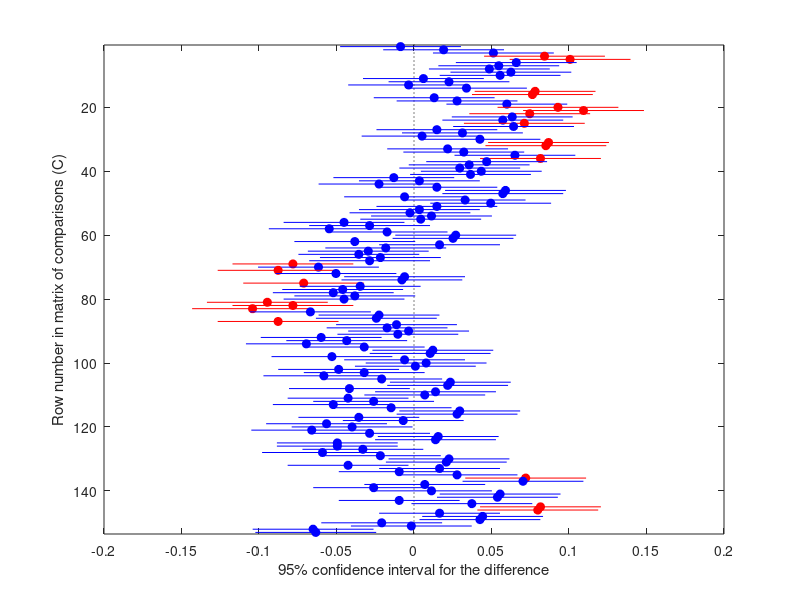
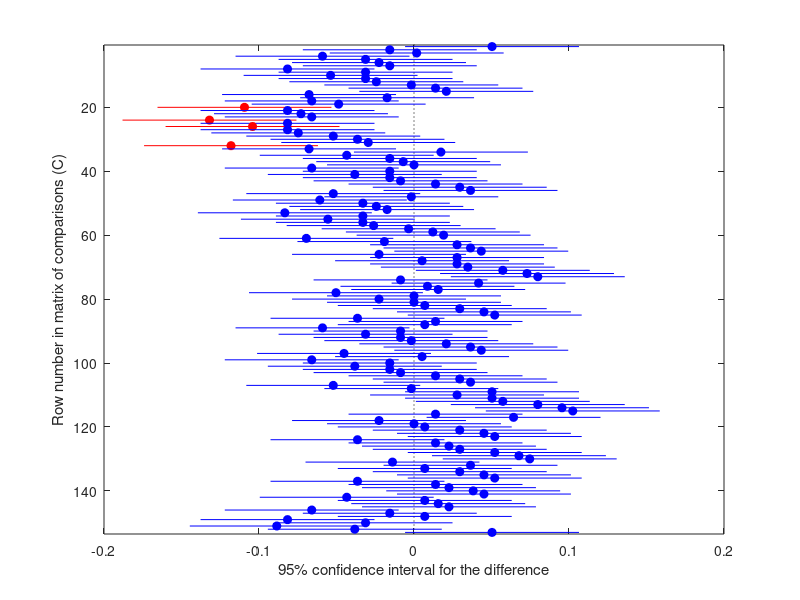
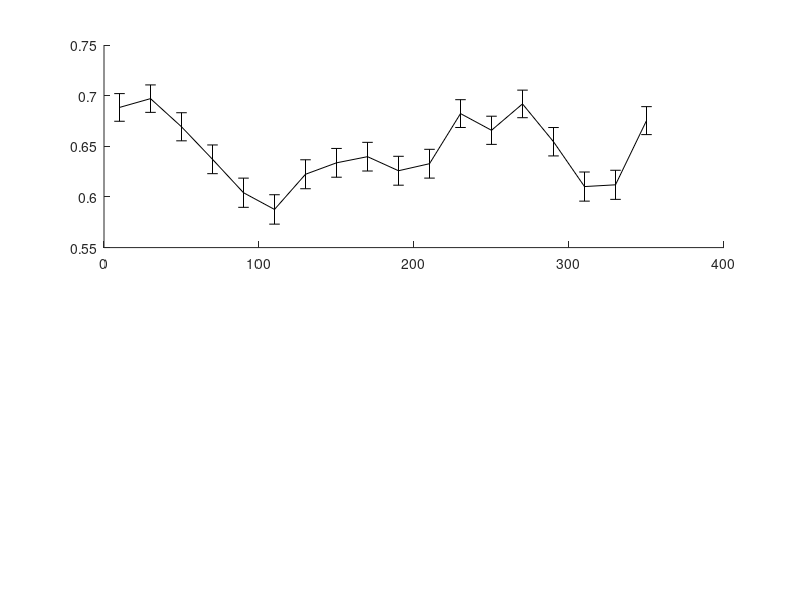

MATLAB code for these plots, in order: (Note: this script raises an error after producing the figures.)
clear all
close all

%Load all the A data
load('F3_ANY.mat'); 
load('PatchDistance2.mat');
load('DistancePatchCenter.mat');
dispatch = A(2,:,:,:);
for i=1:size(dispatch,2)
    for j=1:size(dispatch,3)
        for t=1:size(dispatch,4)
            [~,indD] = min(abs(dispatch(1,i,j,t)-xx));
            CloseDis(2,i,j,t) = CloseDis(2,i,j,t)*mean(yy)/yy(indD);
        end
    end
end
CHROMAS = A(1,:,1,1);
hue = 10:20:350;
[a,b] = pol2cart(deg2rad(hue),140*ones(1,18));
% colors = applycform([60*ones(1,18); a; b]',makecform('lab2srgb'));
colors = hsv(18);
colors = [colors(end,:); colors(1:end-1,:)];

probR = reshape(permute(A(3,:,:,:),[3,1,2,4]),72,[]);
probR = [probR(1:18,:) probR(18+(1:18),:) probR(2*18+(1:18),:) probR(3*18+(1:18),:)]';

[p,~,stats] = anova1(probR,[],'off');
figure;
[c,m]=multcompare(stats);

MeanFix = mean(probR,1);
StandError = std(probR,0,1)/sqrt(size(probR,1));

%%

distantT = 3.5;
numFix = double(CloseDis(2,:,:,[1,3,5,6,11,12])<distantT);
numFix = reshape(permute(numFix,[3 1 2 4]),72,[]);
numFix = [numFix(1:18,:) numFix(18+(1:18),:) numFix(2*18+(1:18),:) numFix(3*18+(1:18),:)]';

[p2,~,stats2] = anova1(numFix,[],'off');
figure;
[c2,m2]=multcompare(stats2);

MeanFix2 = mean(numFix,1);
StandError2 = std(numFix,0,1)/sqrt(size(numFix,1));
colorlin = lines(2);
figure, hold on;
subplot(2,1,1); hold on
errorbar(hue,MeanFix,StandError,'k','LineWidth',2);
for i = 1:18
plot(hue(i),MeanFix(i),'.','MarkerSize',40,'Color',colors(i,:));
end
ylabel('Prob. Report','FontSize',20);
set(gca,'LineWidth',2,'FontSize',20,'XLim',[0 360],'YLim',[0.555,0.72]);

subplot(2,1,2); hold on
errorbar(hue,MeanFix2,StandError2,'--k','LineWidth',2);
for i = 1:18
plot(hue(i),MeanFix2(i),'o','MarkerSize',10,'LineWidth',2,'Color',colors(i,:));
end
% axis([1,10,3,4.3]);
xlabel('Hue angle (h^o)','FontSize',20);
ylabel('Prob. Fixate','FontSize',20);
set(gca,'LineWidth',2,'FontSize',20,'XLim',[0 360]);

hgexport(gcf,'Probingeneral.eps');